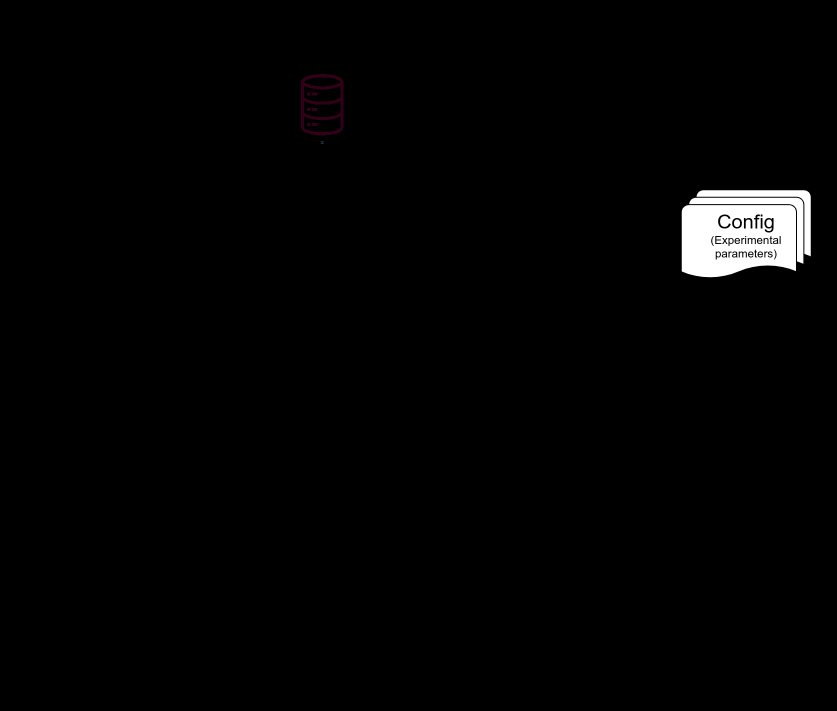
#> input picture images/UML-SENN.png, 1673 x 1422 px (shown at 1/2 size)
$ python -i transform.py   (imports and definitions only)
#> lines starting #> are read from the running program, lines starting #| are printed output that depends on the picture
import cv2
import numpy as np
from typing import NamedTuple, Optional, Tuple


class ImageSize(NamedTuple):
    height: int
    width: int


def transform_points(points: np.ndarray, transform_matrix: np.ndarray) -> np.ndarray:
    """Transform points using a given transformation matrix.

    Args:
        transform_matrix (np.ndarray): 3x3 transformation matrix.
        points (np.ndarray): Nx2 array of points.

    Returns:
        np.ndarray: Nx2 array of transformed points.
    """
    points = np.concatenate((points, np.ones((points.shape[0], 1))), axis=1).T
    points = transform_matrix.dot(points)
    points = np.true_divide(points, points[-1])
    points = points[:2].T
    return points


def get_transform_matrix(
    image_size: ImageSize,
    x_rotation: float,
    y_rotation: float,
    z_rotation: float,
    x_translate: float,
    y_translate: float,
    focal_length: Optional[float] = None,
) -> Tuple[np.ndarray, ImageSize]:
    """Calculate 3x3 transformation matrix for a given set of operations.

    Args:
        image_size (Tuple[int, int]): Original Image size (height, width).
        x_rotation (float): Rotation along X (Horizontal) axis.
        y_rotation (float): Rotation along Y (Vertical) axis.
        z_rotation (float): Rotation along Z (Inward) axis.
        x_translate (float): Relative Translation along X (Horizontal) axis.
        y_translate (float): Relative Translation along Y (Vertical) axis.
        focal_length (Optional[float], optional): Translation along Z (Inward) axis
            which should be considered as focal length. If set to None then it will be
            calculated automaticly. Defaults to None.

    Returns:
        Tuple[np.ndarray, ImageSize]: A tuple of transformation matrix and new image
            size.
    """
    x_rotation, y_rotation, z_rotation = map(
        np.deg2rad,
        (x_rotation, y_rotation, z_rotation),
    )

    height, width = image_size

    # calculating focal length
    if focal_length is None:
        focal_length = np.sqrt(height**2 + width**2)
        if np.sin(z_rotation) != 0:
            focal_length /= 2 * np.sin(z_rotation)

    z_translate = focal_length

    projection_2d_to_3d = np.array(
        [
            [1, 0, -width / 2],
            [0, 1, -height / 2],
            [0, 0, 1],
            [0, 0, 1],
        ]
    )

    rotation_x = np.array(
        [
            [1, 0, 0, 0],
            [0, np.cos(x_rotation), -np.sin(x_rotation), 0],
            [0, np.sin(x_rotation), np.cos(x_rotation), 0],
            [0, 0, 0, 1],
        ]
    )

    rotation_y = np.array(
        [
            [np.cos(-y_rotation), 0, -np.sin(-y_rotation), 0],
            [0, 1, 0, 0],
            [np.sin(-y_rotation), 0, np.cos(-y_rotation), 0],
            [0, 0, 0, 1],
        ]
    )

    rotation_z = np.array(
        [
            [np.cos(z_rotation), -np.sin(z_rotation), 0, 0],
            [np.sin(z_rotation), np.cos(z_rotation), 0, 0],
            [0, 0, 1, 0],
            [0, 0, 0, 1],
        ]
    )

    rotation_matrix = (rotation_x @ rotation_y) @ rotation_z

    translation_matrix = np.array(
        [
            [1, 0, 0, 0],
            [0, 1, 0, 0],
            [0, 0, 1, z_translate],
            [0, 0, 0, 1],
        ]
    )

    projection_3d_to_2d = np.array(
        [
            [focal_length, 0, width / 2, 0],
            [0, focal_length, height / 2, 0],
            [0, 0, 1, 0],
        ]
    )

    transform_matrix = projection_3d_to_2d @ (
        translation_matrix @ (rotation_matrix @ projection_2d_to_3d)
    )

    corners = np.array(
        [
            [0, 0],
            [0, height],
            [width, height],
            [width, 0],
        ],
        dtype=np.float32,
    )

    # Fix translation issue
    corners = transform_points(corners, transform_matrix)
    xmin, ymin = map(int, corners.min(axis=0))
    xmax, ymax = map(int, corners.max(axis=0))
    new_h = ymax - ymin
    new_w = xmax - xmin

    translate = np.eye(3)

    # Convert XY translations to absolute coordinates
    x_translate *= new_w
    y_translate *= new_h
    translate[0, 2] = -xmin + x_translate
    translate[1, 2] = -ymin + y_translate
    transform_matrix = translate @ transform_matrix

    return transform_matrix, ImageSize(new_h, new_w)


def transform_image(
    image: np.ndarray,
    transform_matrix: np.ndarray,
    after_transform_image_size: ImageSize,
    cv2_warp_perspective_kwargs: Optional[dict] = None,
) -> np.ndarray:
    """Transform an image using a given transformation matrix.

    Args:
        image (np.ndarray): Image to be transformed.
        transform_matrix (np.ndarray): Transformation matrix.
        after_transform_image_size (ImageSize): Size of the image after transformation.
        cv2_warp_perspective_kwargs (Optional[dict], optional): Additional arguments
            to be passed to cv2.warpPerspective. Defaults to None.

    Returns:
        np.ndarray: Transformed image.
    """
    kwargs = dict(
        borderMode=cv2.BORDER_CONSTANT,
        borderValue=[0, 0, 0],
        flags=cv2.INTER_CUBIC,
    )
    if cv2_warp_perspective_kwargs is not None:
        kwargs.update(cv2_warp_perspective_kwargs)
    new_h, new_w = after_transform_image_size
    warp_result = cv2.warpPerspective(
        image,
        transform_matrix,
        (new_w, new_h),
        **kwargs,
    )
    return warp_result


def rotate_image(
    image: np.ndarray,
    x_rotation: float,
    y_rotation: float,
    z_rotation: float,
    focal_length: Optional[float] = None,
    cv2_warp_perspective_kwargs: Optional[dict] = None,
):
    """Rotate an image.

    Args:
        image (np.ndarray): Image to be rotated.
        x_rotation (float): Rotation angle around the x-axis.
        y_rotation (float): Rotation angle around the y-axis.
        z_rotation (float): Rotation angle around the z-axis.
        focal_length (Optional[float], optional): Focal length. Defaults to None.
        cv2_warp_perspective_kwargs (Optional[dict], optional): Additional arguments
            to be passed to cv2.warpPerspective. Defaults to None.

    Returns:
        np.ndarray: Rotated image.
    """
    transform_matrix, (new_h, new_w) = get_transform_matrix(
        image.shape[:2],
        x_rotation,
        y_rotation,
        z_rotation,
        x_translate=0,
        y_translate=0,
        focal_length=focal_length,
    )
    return transform_image(
        image,
        transform_matrix,
        ImageSize(new_h, new_w),
        cv2_warp_perspective_kwargs=cv2_warp_perspective_kwargs,
    )


def rotate_resize_and_cast(image, x_rotation=0, y_rotation=0, z_rotation=0):
    """Rotates the image, resizes if needed, and casts onto a 28x28 canvas."""
    # Store input dtype
    input_dtype = image.dtype

    # Make sure image is uint8 for rotation
    if np.issubdtype(input_dtype, np.floating):
        # Normalize assuming typical range of [-0.5, 3.0]
        image = np.clip((image + 0.5) / 2.5, 0, 1)
        image = (image * 255).astype(np.uint8)

    # Ensure image is 3-channel if it isn't already
    if len(image.shape) == 2:
        image = cv2.merge([image] * 3)
    elif len(image.shape) == 3 and image.shape[2] == 1:
        image = cv2.merge([image[:, :, 0]] * 3)

    # Rotate the image
    rotated_img = rotate_image(
        image, x_rotation=x_rotation, y_rotation=y_rotation, z_rotation=z_rotation
    )

    # Check if rotation increased the image dimensions beyond 28x28
    if rotated_img.shape[0] > 28 or rotated_img.shape[1] > 28:
        scale_factor = 28 / max(rotated_img.shape[:2])
        new_size = (
            max(1, int(rotated_img.shape[1] * scale_factor)),
            max(1, int(rotated_img.shape[0] * scale_factor)),
        )
        resized_img = cv2.resize(rotated_img, new_size, interpolation=cv2.INTER_AREA)
    else:
        resized_img = rotated_img

    # Create a canvas filled with the background value
    canvas = np.zeros((28, 28, 3), dtype=np.uint8)

    y_offset = (28 - resized_img.shape[0]) // 2
    x_offset = (28 - resized_img.shape[1]) // 2
    canvas[
        y_offset : y_offset + resized_img.shape[0],
        x_offset : x_offset + resized_img.shape[1],
    ] = resized_img

    return rotated_img, canvas

>>> import cv2
>>> picture = cv2.imread('../images/UML-SENN.png')
#> picture is the input picture: shape (1422, 1673, 3); mean B, G, R 4, 3.9, 4
>>> result = rotate_resize_and_cast(picture)
#> in rotate_resize_and_cast, `resized_img = cv2.resize(rotated_img, new_size, interpolation=cv2.INTE..`:
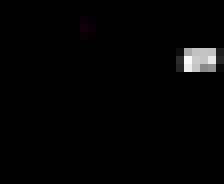
#> resized_img: shape (23, 28, 3) (shown 8 times larger); mean B, G, R 4, 3.9, 4
#> in rotate_resize_and_cast, `canvas[ y_offset : y_offset + resized_img.shape[0], x_offset : x_offse..`:
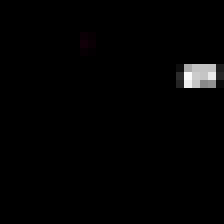
#> canvas: shape (28, 28, 3) (shown 8 times larger); mean B, G, R 3.3, 3.2, 3.3
